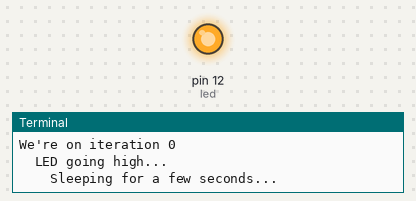
Recording of a program running on a simulated Raspberry Pi (header pin numbers). Shown: output pins drawn as LEDs (lit = HIGH), the last lines printed to the terminal. At 40.0 s the program stops and its outputs stay as they are.

Above: at 1.0 s.
At 3.0 s:
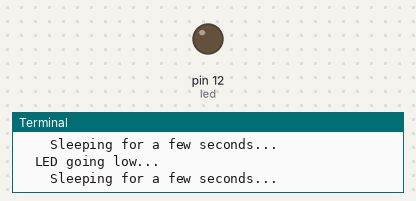
Timing chart, 0 to 5.2 s (numbered marks = the images above):
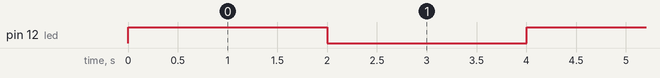

Measured:
- by itself, pin 12 (led): alternates HIGH for 2.0 s and LOW for 2.0 s, 20 changes in all, then stays LOW

The program:

gpio-test.py
```python
import RPi.GPIO as GPIO
import time

GPIO.setmode(GPIO.BOARD)

led = 12
GPIO.setup(led, GPIO.OUT)


for x in range(0, 10):
    print "We're on iteration %d" % (x)

    print "  LED going high..."
    GPIO.output(led, 1)

    print "    Sleeping for a few seconds..."
    time.sleep(2)

    print "  LED going low..."
    GPIO.output(led, 0)

    print "    Sleeping for a few seconds..."
    time.sleep(2)

GPIO.cleanup()
```
